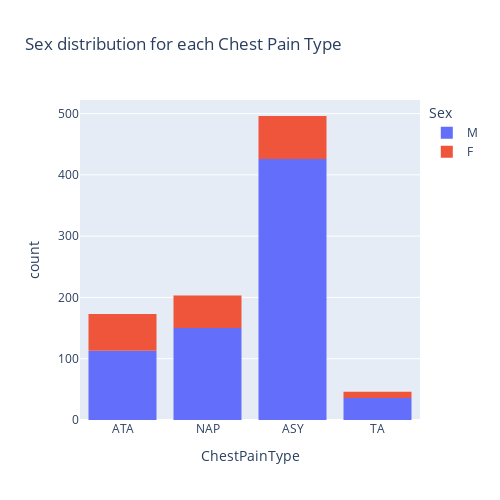

Write notebook code for a chart like this one.
### Code cell
fig=px.histogram(df, x="ChestPainType", color="Sex", hover_data=df.columns, title="Sex distribution for each Chest Pain Type",width=500, height=500)
fig.show()

### Figure 1 — Plotly figure (JSON) as saved in the notebook; plotly's stock layout.template omitted (floating-point values rounded to 4 significant figures; data arrays with more than 128 entries replaced by an {"elided": "..."} marker saying what was removed)
{"data": [{"alignmentgroup": "True", "bingroup": "x", "hovertemplate": "Sex=M<br>ChestPainType=%{x}<br>count=%{y}<extra></extra>", "legendgroup": "M", "marker": {"color": "#636efa", "pattern": {"shape": ""}}, "name": "M", "offsetgroup": "M", "orientation": "v", "showlegend": true, "type": "histogram", "x": {"elided": "725 str values"}, "xaxis": "x", "yaxis": "y"}, {"alignmentgroup": "True", "bingroup": "x", "hovertemplate": "Sex=F<br>ChestPainType=%{x}<br>count=%{y}<extra></extra>", "legendgroup": "F", "marker": {"color": "#EF553B", "pattern": {"shape": ""}}, "name": "F", "offsetgroup": "F", "orientation": "v", "showlegend": true, "type": "histogram", "x": {"elided": "193 str values"}, "xaxis": "x", "yaxis": "y"}], "layout": {"barmode": "relative", "height": 500, "legend": {"title": {"text": "Sex"}, "tracegroupgap": 0}, "title": {"text": "Sex distribution for each Chest Pain Type"}, "width": 500, "xaxis": {"anchor": "y", "domain": [0, 1], "title": {"text": "ChestPainType"}}, "yaxis": {"anchor": "x", "domain": [0, 1], "title": {"text": "count"}}}}
